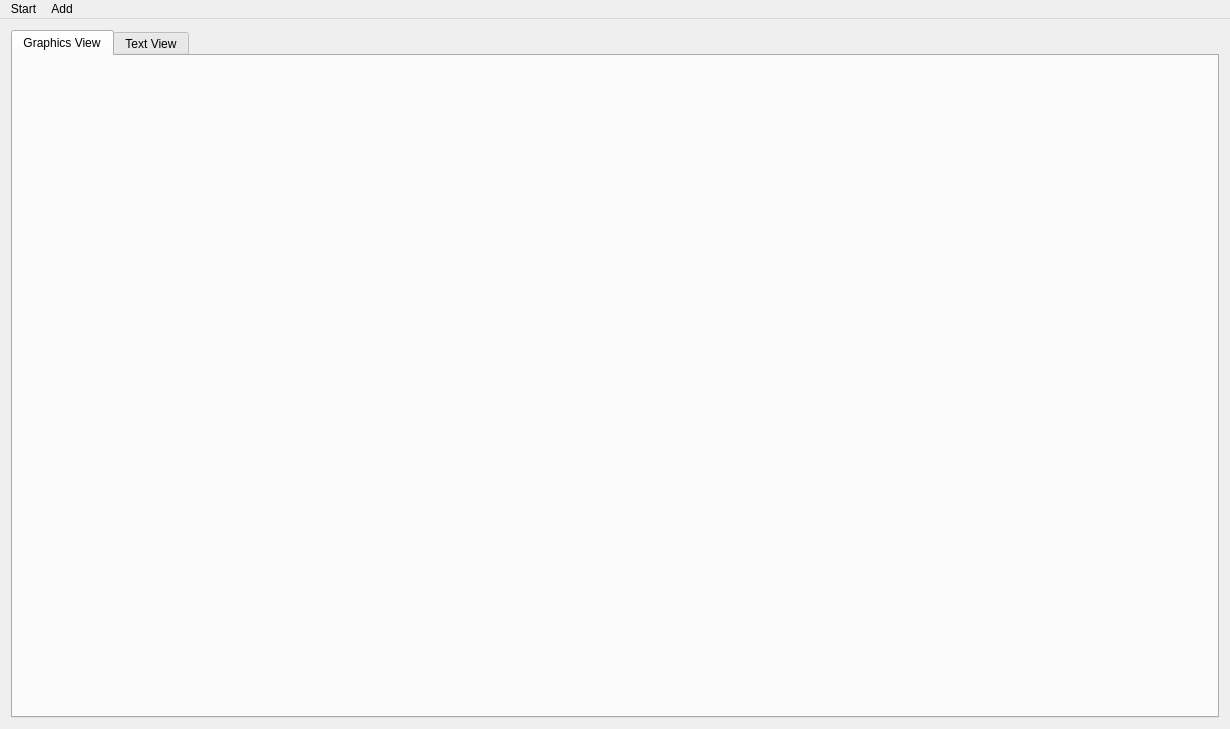
<?xml version="1.0" encoding="UTF-8"?>
<ui version="4.0">
 <class>MainWindow</class>
 <widget class="QMainWindow" name="MainWindow">
  <property name="geometry">
   <rect>
    <x>0</x>
    <y>0</y>
    <width>1230</width>
    <height>729</height>
   </rect>
  </property>
  <property name="windowTitle">
   <string>MainWindow</string>
  </property>
  <widget class="QWidget" name="centralWidget">
   <layout class="QHBoxLayout" name="horizontalLayout">
    <item>
     <widget class="QTabWidget" name="tabWidget">
      <property name="currentIndex">
       <number>0</number>
      </property>
      <widget class="QWidget" name="graphicsView">
       <attribute name="title">
        <string>Graphics View</string>
       </attribute>
       <layout class="QHBoxLayout" name="horizontalLayout_2">
        <item>
         <layout class="QHBoxLayout" name="NodeGraphicsView"/>
        </item>
       </layout>
      </widget>
      <widget class="QWidget" name="textView">
       <attribute name="title">
        <string>Text View</string>
       </attribute>
      </widget>
     </widget>
    </item>
   </layout>
  </widget>
  <widget class="QMenuBar" name="menuBar">
   <property name="geometry">
    <rect>
     <x>0</x>
     <y>0</y>
     <width>1230</width>
     <height>26</height>
    </rect>
   </property>
   <widget class="QMenu" name="menuStart">
    <property name="title">
     <string>Start</string>
    </property>
    <addaction name="actionLoad"/>
    <addaction name="actionSave"/>
   </widget>
   <widget class="QMenu" name="menuAddNode">
    <property name="title">
     <string>Add</string>
    </property>
    <addaction name="actionTextNode"/>
   </widget>
   <addaction name="menuStart"/>
   <addaction name="menuAddNode"/>
  </widget>
  <action name="actionLoad">
   <property name="text">
    <string>Load</string>
   </property>
  </action>
  <action name="actionSave">
   <property name="text">
    <string>Save</string>
   </property>
  </action>
  <action name="actionTextNode">
   <property name="text">
    <string>TextNode</string>
   </property>
  </action>
 </widget>
 <layoutdefault spacing="6" margin="11"/>
 <resources/>
 <connections/>
</ui>
